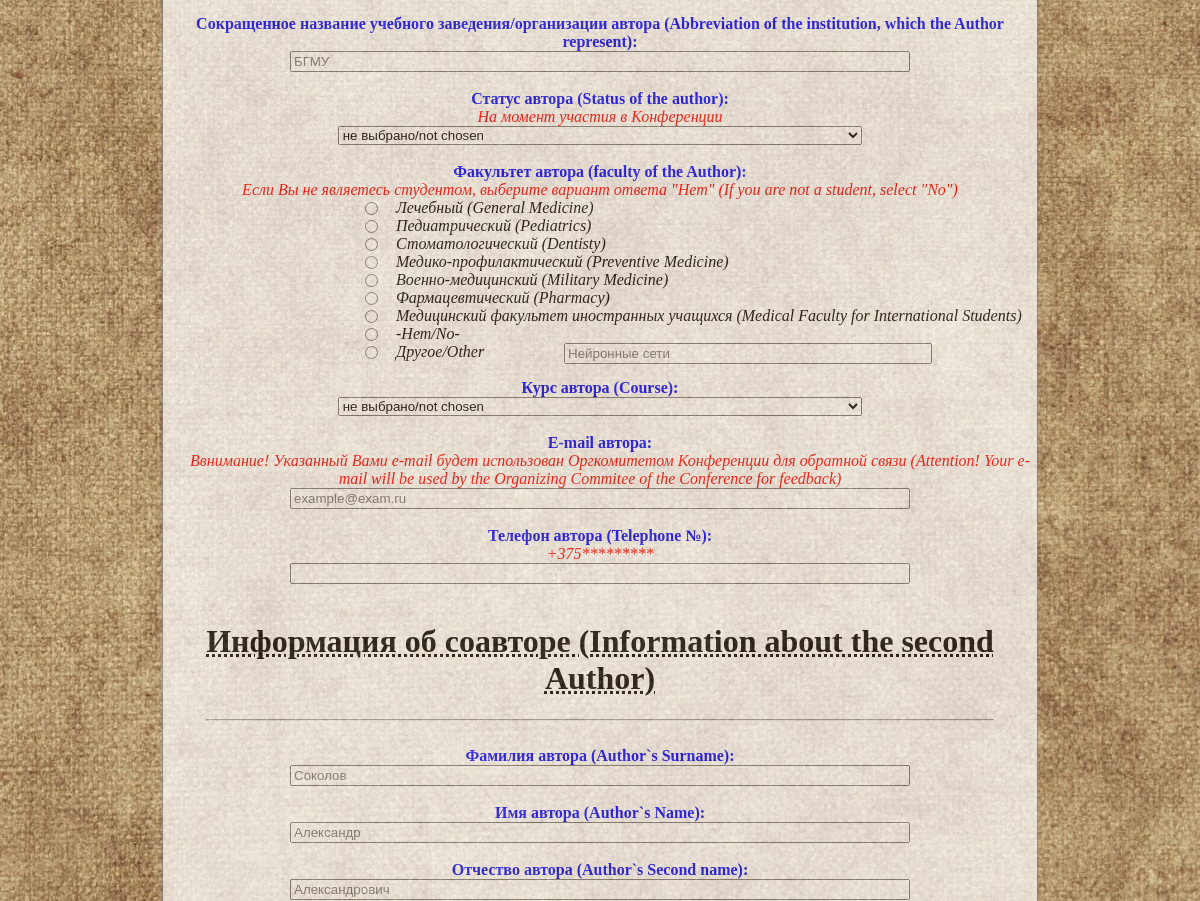
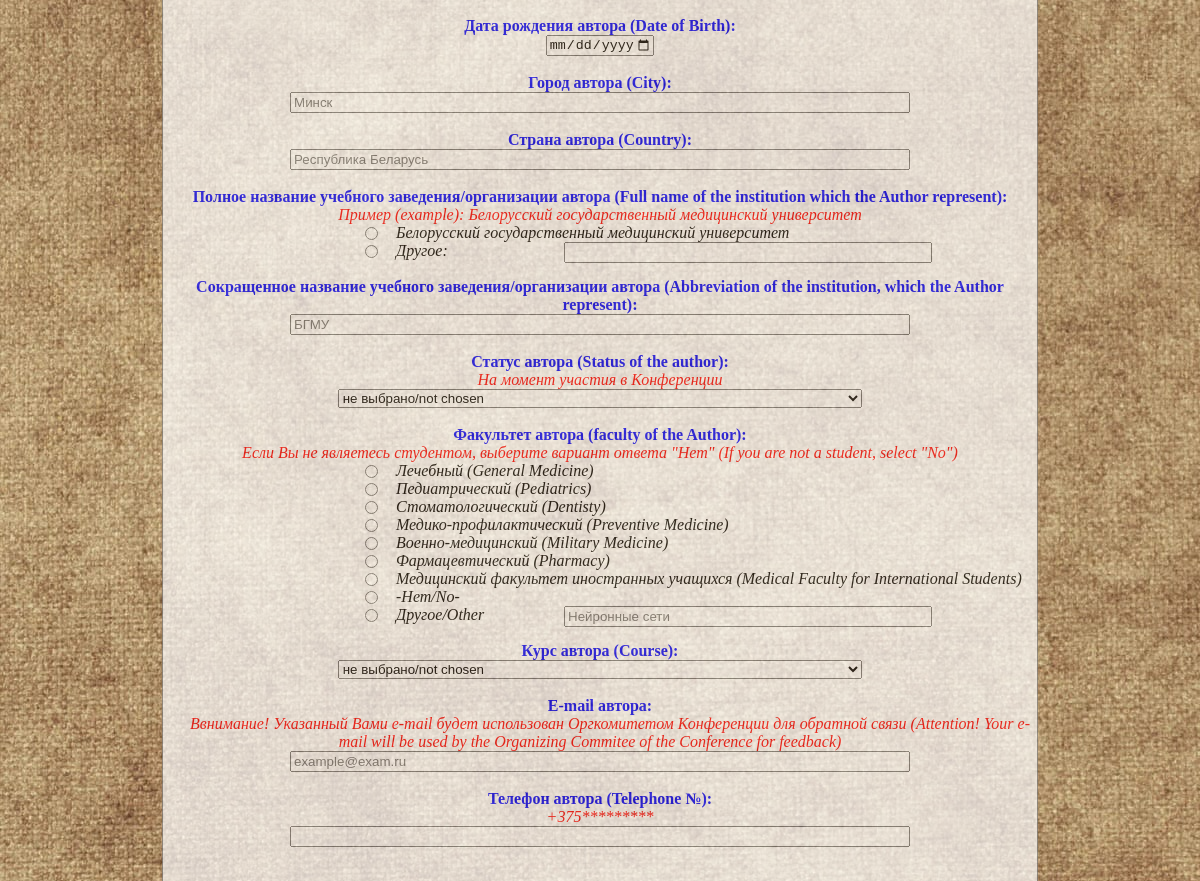
/ (middle part), run on an earlier commit of the app's database (2 pictures, top to bottom).
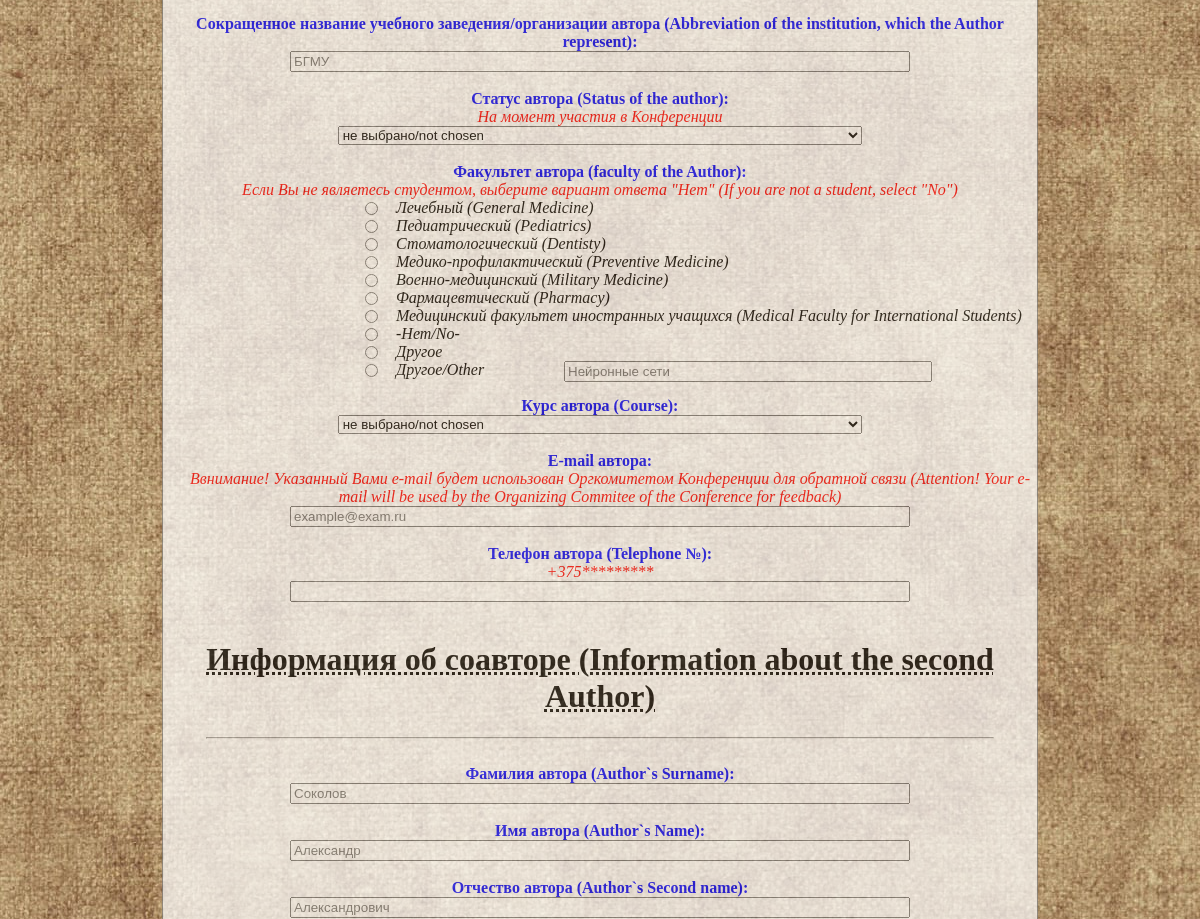
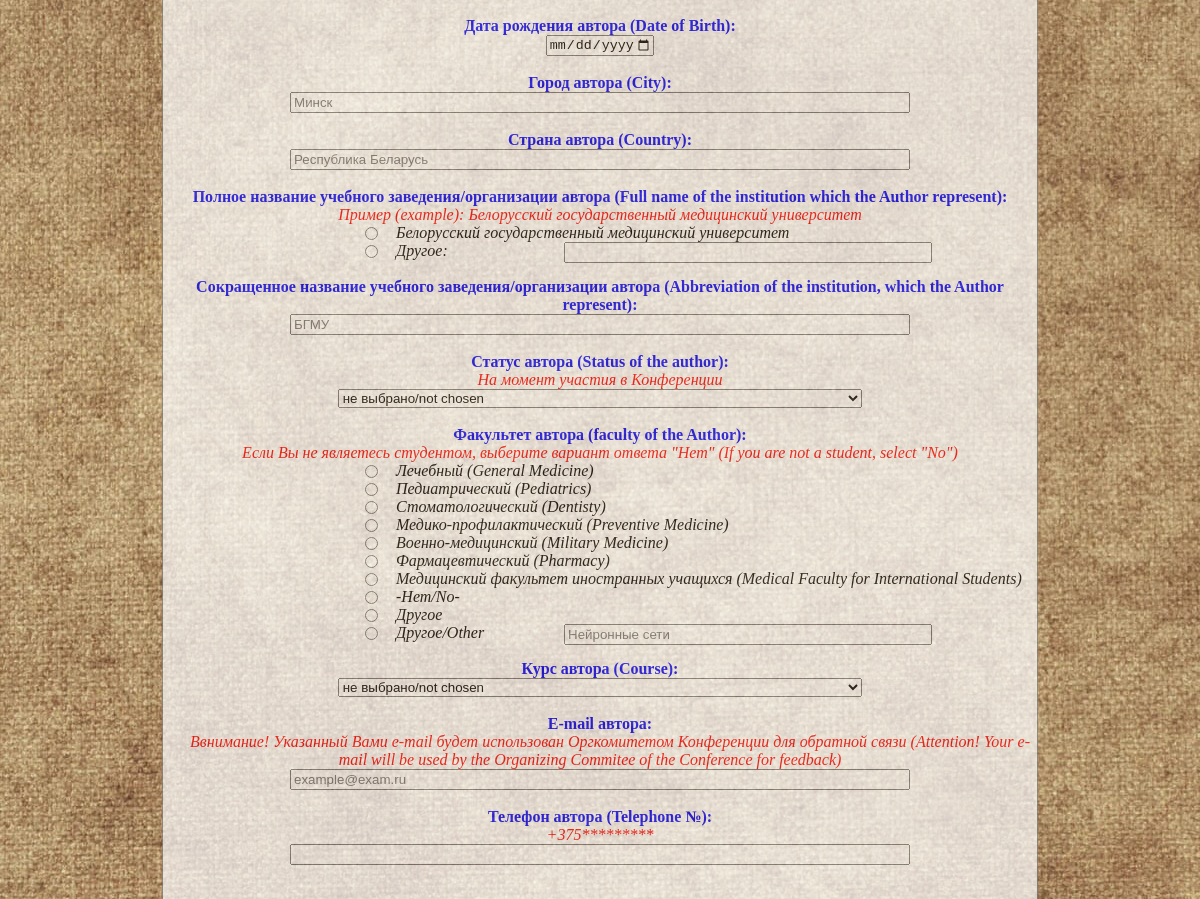
And on a later commit of the database (2 pictures, top to bottom).
### tables this page shows
CREATE TABLE IF NOT EXISTS `faculties` (
  `id_faculti` int(10) NOT NULL,
  `name_faculti` varchar(100) NOT NULL
);

### index.php (the view, shortened to what the changed rows need)
<!DOCTYPE html>
<html lang="en">
<head>
    <link rel="stylesheet" href="style.css">
</head>
<body>
<?php
$dbc=mysqli_connect(HOST, USER_NAME, USER_PWD, DB_NAME)
    or die("Не удалось подключиться к БД");
mysqli_query($dbc,'SET NAMES utf8');
?>
<form method="post" action="<?php echo $_SERVER['PHP_SELF'];?>">
    <div id="conteiner">
         <br><br>
         <br><br>
          <br><br>
         <br><br>
         <br><br>
         <br><br>
        <h1 id="aboutAuthor"><abbr title="Для того, чтобы свернуть блок кликните мышью!))">Информация об авторе (Information about the Author)</abbr> </h1><hr><br>
        <div id="aboutAuthor">
            <b> Фамилия автора (Author`s Surname):</b><br>
            <input type="text" name="secondname" required pattern="^[А-Я]{1}[а-яА-Я\-]{2,30}|[A-Z]{1}[a-zA-Z\-]{2,30}$" placeholder="Соколов"><br><br>
            <b> Имя автора (Author`s Name):</b><br>
            <input type="text" name="firstname" required pattern="^[А-Я]{1}[а-яА-Я\-]{2,30}|[A-Z]{1}[a-zA-Z\-]{2,30}$" placeholder="Александр"><br><br>
            <b> Отчество автора (Author`s Second name):</b><br>
            <input type="text" name="midlname" required pattern="^[А-Я]{1}[а-яА-Я\-]{2,30}|[A-Z]{1}[a-zA-Z\-]{2,30}$" placeholder="Александрович"><br><br>
            <b> Дата рождения автора (Date of Birth):</b><br>
            <input type="date" name="birthdate" max="2007-01-01" min="1920-01-01" required title="Введите в формате: ГГГГ-ММ-ДД" placeholder="ГГГГ-ММ-ДД"><br><br>
            <b> Город автора (City):</b><br>
            <input type="text" name="city" required placeholder="Минск" pattern="^[А-Я]{1}[а-яА-Я\-\s]{2,40}|[A-Z]{1}[a-zA-Z\-\s]{2,40}$"><br><br>
            <b> Страна автора (Country):</b><br>
            <input type="text" name="country" required placeholder="Республика Беларусь" pattern="^[А-Я]{1}[а-яА-Я\-\s]{2,40}|[A-Z]{1}[a-zA-Z\-\s]{2,40}$"><br><br>
            <b> Полное название учебного заведения/организации автора (Full name of the institution which the Author represent):</b><br>
            <em class="hint">Пример (example): Белорусский государственный медицинский университет</em><br>
            <input type="radio" name="universityName" value="Белорусский государственный медицинский университет" checked><em class="radioNameUniver"> Белорусский государственный медицинский университет</em><br>
            <input type="text" name="nameOtherUniversity" pattern="^[А-Я]{1}[а-яА-Я\-\s]{5,300}|[A-Z]{1}[a-zA-Z\-\s]{5,300}$" id="fullNameUniver1"> <br><br>
            <b> Сокращенное название учебного заведения/организации автора (Abbreviation of the institution, which the Author represent):</b><br>
            <input type="text" name="abbreviatureUniver" required placeholder="БГМУ" pattern="^[А-Я]{2,30}|[A-Z]{2,30}$"><br><br>
            <b> Статус автора (Status of the author):</b><br>
            <em class="hint"> На момент участия в Конференции</em><br>
            <?php
            echo'<select name="statusAuthor" required >';
            echo '<option value=""> не выбрано/not chosen</option>';
            echo'</select>';
            ?><br><br>
            <b> Факультет автора (faculty of the Author):</b><br>
            <em class="hint">Если Вы не являетесь студентом, выберите вариант ответа "Нет" (If you are not a student, select "No")</em><br>
            <?php
            $query="SELECT * FROM faculties";
            $result=mysqli_query($dbc, $query)
            or die ("Не удалось выполнить запрос");
            while($row=mysqli_fetch_array($result))
            {
                echo'<input type="radio" name="facultyName" value="'.$row['name_faculti'].'"><em class="radioNameUniver"> '.$row['name_faculti'].' </em>';
                echo'<br>';
            }
            ?>
            <input type="radio" name="facultyName" value="0" id="rbFac1"><em class="radioNameUniver">Другое/Other</em>
            <input type="text" name="nameOtherFaculty" pattern="^[А-Я]{1}[а-яА-Я\-\s]{3,150}|[A-Z]{1}[a-zA-Z\-\s]{3,150}$" id="otherFac1" placeholder="Нейронные сети"> <br><br>
            <b> Курс автора (Course):</b><br>
            <?php
            echo'<select name="courseAuthor" required >';
            echo '<option value=""> не выбрано/not chosen</option>';
            echo'</select>';
            ?><br><br>
            <b> E-mail автора:</b><br>
            <em class="hint">Ввнимание! Указанный Вами e-mail будет использован Оргкомитетом Конференции для обратной связи
                (Attention! Your e-mail will be used by the Organizing Commitee of the Conference for feedback)</em><br>
            <input type="email" name="emailAuthor" placeholder="example@exam.ru" required pattern="^([a-z0-9_-]+\.)*[a-z0-9_-]+@[a-z0-9_-]+(\.[a-z0-9_-]+)*\.[a-z]{2,6}$"><br><br>
            <b> Телефон автора (Telephone №):</b><br>
            <em class="hint">+375*********</em><br>
            <input type="text" name="telAuthor" required pattern="^[0-9()\-+ ]{12,19}" title="Введите в формате +375-(33)-111-22-33"><br><br>
        </div>
        <h1 id="aboutAuthor2"><abbr title="Для того, чтобы свернуть блок кликните мышью!))"> Информация об соавторе (Information about the  second Author)</abbr> </h1><hr><br>
        <div id="aboutAuthor2">
            <b> Фамилия автора (Author`s Surname):</b><br>
            <input type="text" name="secondname2"  pattern="^[А-Я]{1}[а-яА-Я\-]{2,30}|[A-Z]{1}[a-zA-Z\-]{2,30}$" placeholder="Соколов"><br><br>
            <b> Имя автора (Author`s Name):</b><br>
            <input type="text" name="firstname2"  pattern="^[А-Я]{1}[а-яА-Я\-]{2,30}|[A-Z]{1}[a-zA-Z\-]{2,30}$" placeholder="Александр"><br><br>
            <b> Отчество автора (Author`s Second name):</b><br>
            <input type="text" name="midlname2"  pattern="^[А-Я]{1}[а-яА-Я\-]{2,30}|[A-Z]{1}[a-zA-Z\-]{2,30}$" placeholder="Александрович"><br><br>
            <b> Дата рождения автора (Date of Birth):</b><br>
            <input type="date" name="birthdate2" max="2007-01-01" min="1920-01-01"  title="Введите в формате: ГГГГ-ММ-ДД" placeholder="ГГГГ-ММ-ДД"><br><br>
            <b> Город автора (City):</b><br>
            <input type="text" name="city2" placeholder="Минск" pattern="^[А-Я]{1}[а-яА-Я\-\s]{2,40}|[A-Z]{1}[a-zA-Z\-\s]{2,40}$"><br><br>
            <b> Страна автора (Country):</b><br>
            <input type="text" name="country2" placeholder="Республика Беларусь" pattern="^[А-Я]{1}[а-яА-Я\-\s]{2,40}|[A-Z]{1}[a-zA-Z\-\s]{2,40}$"><br><br>
            <b> Полное название учебного заведения/организации автора (Full name of the institution which the Author represent):</b><br>
            <em class="hint">Пример (example): Белорусский государственный медицинский университет</em><br>
            <input type="radio" name="universityName2" value="Белорусский государственный медицинский университет" ><em class="radioNameUniver"> Белорусский государственный медицинский университет</em><br>
            <input type="radio" name="universityName2" value="0" id="rbUniver2"><em class="radioNameUniver"> Другое:</em>
            <input type="text" name="nameOtherUniversity2" pattern="^[А-Я]{1}[а-яА-Я\-\s]{5,300}|[A-Z]{1}[a-zA-Z\-\s]{5,300}$" id="fullNameUniver2"> <br><br>
            <b> Сокращенное название учебного заведения/организации автора (Abbreviation of the institution, which the Author represent):</b><br>
            <input type="text" name="abbreviatureUniver2" placeholder="БГМУ" pattern="^[А-Я]{2,30}|[A-Z]{2,30}$"><br><br>
            <b> Статус автора (Status of the author):</b><br>
            <em class="hint"> На момент участия в Конференции</em><br>
            <?php
            echo'<select name="statusAuthor2" >';
            echo '<option value=""> не выбрано/not chosen</option>';
            echo'</select>';
            ?><br><br>
            <b> Факультет автора (faculty of the Author):</b><br>
            <em class="hint">Если Вы не являетесь студентом, выберите вариант ответа "Нет" (If you are not a student, select "No")</em><br>
            <?php
            $query="SELECT * FROM faculties";
            $result=mysqli_query($dbc, $query)
            or die ("Не удалось выполнить запрос");
            while($row=mysqli_fetch_array($result))
            {
                echo'<input type="radio" name="facultyName2" value="'.$row['name_faculti'].'"><em class="radioNameUniver"> '.$row['name_faculti'].' </em>';
                echo'<br>';
            }
            ?>
            <input type="radio" name="facultyName" value="0" id="rbFac2"><em class="radioNameUniver">Другое/Other</em>
            <input type="text" name="nameOtherFaculty2" pattern="^[А-Я]{1}[а-яА-Я\-\s]{3,150}|[A-Z]{1}[a-zA-Z\-\s]{3,150}$" id="otherFac2" placeholder="Нейронные сети"> <br><br>
            <b> Курс автора (Course):</b><br>
            <?php
            echo'<select name="courseAuthor2" >';
            echo '<option value=""> не выбрано/not chosen</option>';
            echo'</select>';
            ?><br><br>
            <b> E-mail автора:</b><br>
            <em class="hint">Ввнимание! Указанный Вами e-mail будет использован Оргкомитетом Конференции для обратной связи
                (Attention! Your e-mail will be used by the Organizing Commitee of the Conference for feedback)</em><br>
            <input type="email" name="emailAuthor2" placeholder="example@exam.ru"  pattern="^([a-z0-9_-]+\.)*[a-z0-9_-]+@[a-z0-9_-]+(\.[a-z0-9_-]+)*\.[a-z]{2,6}$"><br><br>
            <b> Телефон автора (Telephone №):</b><br>
            <em class="hint">+375*********</em><br>
            <input type="text" name="telAuthor2"  pattern="^[0-9()\-+ ]{12,19}" title="Введите в формате +375-(33)-111-22-33"><br><br>
        </div>
        <button  type="submit" name="btnSend" >Отправить</button><br><br>
        </div>
</form>
</body>
</html>

What changed in the data, as far as the page shows it:
added faculties: name_faculti "Другое"
